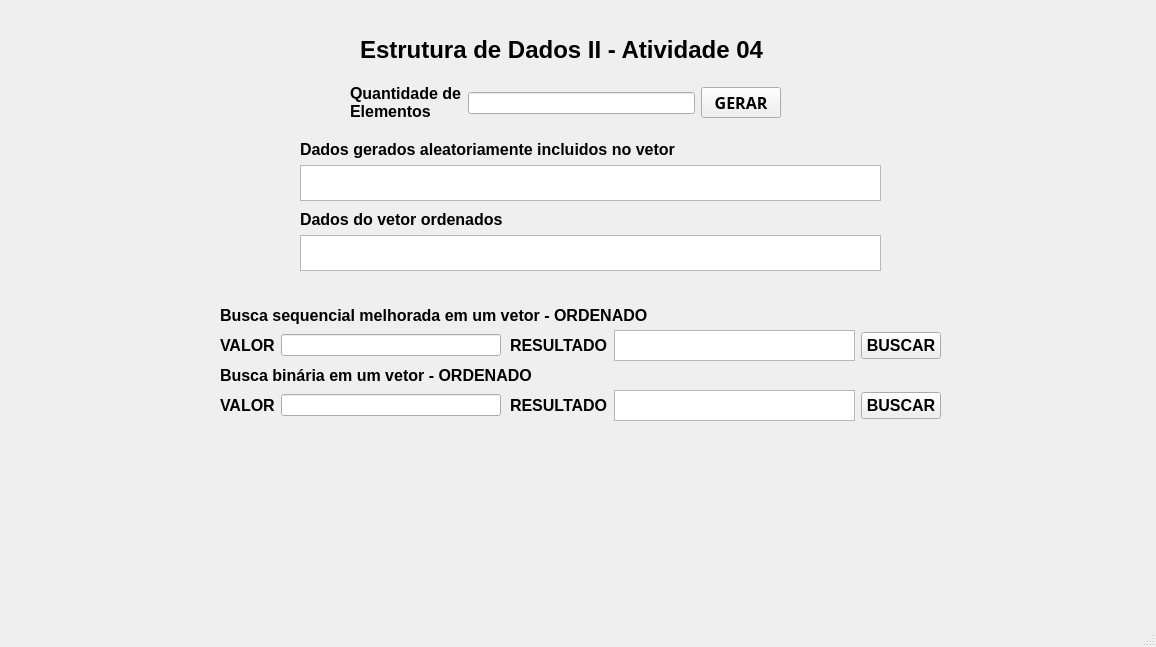
<?xml version="1.0" encoding="UTF-8"?>
<ui version="4.0">
 <class>MainWindow</class>
 <widget class="QMainWindow" name="MainWindow">
  <property name="geometry">
   <rect>
    <x>0</x>
    <y>0</y>
    <width>1156</width>
    <height>647</height>
   </rect>
  </property>
  <property name="windowTitle">
   <string>MainWindow</string>
  </property>
  <widget class="QWidget" name="centralwidget">
   <property name="styleSheet">
    <string notr="true"/>
   </property>
   <widget class="QLabel" name="label">
    <property name="geometry">
     <rect>
      <x>360</x>
      <y>30</y>
      <width>411</width>
      <height>41</height>
     </rect>
    </property>
    <property name="text">
     <string>&lt;html&gt;&lt;head/&gt;&lt;body&gt;&lt;p&gt;&lt;span style=&quot; font-size:18pt; font-weight:700; color:#000000;&quot;&gt;Estrutura de Dados II - Atividade 04&lt;/span&gt;&lt;/p&gt;&lt;/body&gt;&lt;/html&gt;</string>
    </property>
   </widget>
   <widget class="QLabel" name="label_6">
    <property name="geometry">
     <rect>
      <x>100</x>
      <y>40</y>
      <width>91</width>
      <height>111</height>
     </rect>
    </property>
    <property name="text">
     <string/>
    </property>
    <property name="pixmap">
     <pixmap resource="fotos.qrc">:/new/fotos/Fotos/5381b99b-744e-4884-991c-aff57dbb6a9a (1).jpeg</pixmap>
    </property>
    <property name="scaledContents">
     <bool>true</bool>
    </property>
   </widget>
   <widget class="QLabel" name="label_7">
    <property name="geometry">
     <rect>
      <x>970</x>
      <y>30</y>
      <width>91</width>
      <height>121</height>
     </rect>
    </property>
    <property name="text">
     <string/>
    </property>
    <property name="pixmap">
     <pixmap resource="fotos.qrc">:/new/fotos/Fotos/puc-goias-vertical-logo-6B1DC20460-seeklogo.com.png</pixmap>
    </property>
    <property name="scaledContents">
     <bool>true</bool>
    </property>
   </widget>
   <widget class="QWidget" name="layoutWidget">
    <property name="geometry">
     <rect>
      <x>350</x>
      <y>80</y>
      <width>431</width>
      <height>46</height>
     </rect>
    </property>
    <layout class="QHBoxLayout" name="horizontalLayout">
     <item>
      <widget class="QLabel" name="label_2">
       <property name="text">
        <string>&lt;html&gt;&lt;head/&gt;&lt;body&gt;&lt;p&gt;&lt;span style=&quot; font-size:12pt; font-weight:700; color:#000000;&quot;&gt;Quantidade de&lt;br/&gt;Elementos&lt;/span&gt;&lt;/p&gt;&lt;/body&gt;&lt;/html&gt;</string>
       </property>
      </widget>
     </item>
     <item>
      <widget class="QLineEdit" name="lineEditQuantElementos"/>
     </item>
     <item>
      <widget class="QPushButton" name="pushButtonGerar">
       <property name="font">
        <font>
         <family>Ubuntu Condensed</family>
         <pointsize>12</pointsize>
         <bold>true</bold>
        </font>
       </property>
       <property name="text">
        <string>GERAR</string>
       </property>
      </widget>
     </item>
    </layout>
   </widget>
   <widget class="QWidget" name="layoutWidget">
    <property name="geometry">
     <rect>
      <x>300</x>
      <y>140</y>
      <width>581</width>
      <height>61</height>
     </rect>
    </property>
    <layout class="QVBoxLayout" name="verticalLayout">
     <item>
      <widget class="QLabel" name="label_3">
       <property name="text">
        <string>&lt;html&gt;&lt;head/&gt;&lt;body&gt;&lt;p&gt;&lt;span style=&quot; font-size:12pt; font-weight:700; color:#000000;&quot;&gt;Dados gerados aleatoriamente incluidos no vetor&lt;/span&gt;&lt;/p&gt;&lt;/body&gt;&lt;/html&gt;</string>
       </property>
      </widget>
     </item>
     <item>
      <widget class="QTextEdit" name="textEditSaida">
       <property name="readOnly">
        <bool>true</bool>
       </property>
      </widget>
     </item>
    </layout>
   </widget>
   <widget class="QWidget" name="layoutWidget">
    <property name="geometry">
     <rect>
      <x>510</x>
      <y>330</y>
      <width>431</width>
      <height>31</height>
     </rect>
    </property>
    <layout class="QHBoxLayout" name="horizontalLayout_3">
     <item>
      <widget class="QLabel" name="label_5">
       <property name="text">
        <string>&lt;html&gt;&lt;head/&gt;&lt;body&gt;&lt;p&gt;&lt;span style=&quot; font-size:12pt; font-weight:700; color:#000000;&quot;&gt;RESULTADO&lt;/span&gt;&lt;/p&gt;&lt;/body&gt;&lt;/html&gt;</string>
       </property>
      </widget>
     </item>
     <item>
      <widget class="QTextEdit" name="textEditResultado">
       <property name="readOnly">
        <bool>true</bool>
       </property>
      </widget>
     </item>
     <item>
      <widget class="QPushButton" name="pushButton">
       <property name="font">
        <font>
         <pointsize>12</pointsize>
         <bold>true</bold>
        </font>
       </property>
       <property name="text">
        <string>BUSCAR</string>
       </property>
      </widget>
     </item>
    </layout>
   </widget>
   <widget class="QWidget" name="layoutWidget">
    <property name="geometry">
     <rect>
      <x>300</x>
      <y>210</y>
      <width>581</width>
      <height>61</height>
     </rect>
    </property>
    <layout class="QVBoxLayout" name="verticalLayout_2">
     <item>
      <widget class="QLabel" name="label_8">
       <property name="text">
        <string>&lt;html&gt;&lt;head/&gt;&lt;body&gt;&lt;p&gt;&lt;span style=&quot; font-size:12pt; font-weight:700;&quot;&gt;Dados do vetor ordenados&lt;/span&gt;&lt;/p&gt;&lt;/body&gt;&lt;/html&gt;</string>
       </property>
      </widget>
     </item>
     <item>
      <widget class="QTextEdit" name="textEditSelectionSort">
       <property name="readOnly">
        <bool>true</bool>
       </property>
      </widget>
     </item>
    </layout>
   </widget>
   <widget class="QWidget" name="layoutWidget">
    <property name="geometry">
     <rect>
      <x>220</x>
      <y>330</y>
      <width>281</width>
      <height>31</height>
     </rect>
    </property>
    <layout class="QHBoxLayout" name="horizontalLayout_4">
     <item>
      <widget class="QLabel" name="label_9">
       <property name="text">
        <string>&lt;html&gt;&lt;head/&gt;&lt;body&gt;&lt;p&gt;&lt;span style=&quot; font-size:12pt; font-weight:700;&quot;&gt;VALOR&lt;/span&gt;&lt;/p&gt;&lt;/body&gt;&lt;/html&gt;</string>
       </property>
      </widget>
     </item>
     <item>
      <widget class="QLineEdit" name="lineEditValor"/>
     </item>
    </layout>
   </widget>
   <widget class="QLabel" name="label_4">
    <property name="geometry">
     <rect>
      <x>220</x>
      <y>300</y>
      <width>431</width>
      <height>31</height>
     </rect>
    </property>
    <property name="text">
     <string>&lt;html&gt;&lt;head/&gt;&lt;body&gt;&lt;p&gt;&lt;span style=&quot; font-size:12pt; font-weight:700;&quot;&gt;Busca sequencial melhorada em um vetor - ORDENADO&lt;/span&gt;&lt;/p&gt;&lt;/body&gt;&lt;/html&gt;</string>
    </property>
   </widget>
   <widget class="QLabel" name="label_10">
    <property name="geometry">
     <rect>
      <x>220</x>
      <y>365</y>
      <width>311</width>
      <height>21</height>
     </rect>
    </property>
    <property name="text">
     <string>&lt;html&gt;&lt;head/&gt;&lt;body&gt;&lt;p&gt;&lt;span style=&quot; font-size:12pt; font-weight:700;&quot;&gt;Busca binária em um vetor - ORDENADO&lt;/span&gt;&lt;/p&gt;&lt;/body&gt;&lt;/html&gt;</string>
    </property>
   </widget>
   <widget class="QWidget" name="layoutWidget">
    <property name="geometry">
     <rect>
      <x>220</x>
      <y>390</y>
      <width>281</width>
      <height>31</height>
     </rect>
    </property>
    <layout class="QHBoxLayout" name="horizontalLayout_2">
     <item>
      <widget class="QLabel" name="label_11">
       <property name="text">
        <string>&lt;html&gt;&lt;head/&gt;&lt;body&gt;&lt;p&gt;&lt;span style=&quot; font-size:12pt; font-weight:700;&quot;&gt;VALOR&lt;/span&gt;&lt;/p&gt;&lt;/body&gt;&lt;/html&gt;</string>
       </property>
      </widget>
     </item>
     <item>
      <widget class="QLineEdit" name="lineEditValorBi"/>
     </item>
    </layout>
   </widget>
   <widget class="QWidget" name="layoutWidget">
    <property name="geometry">
     <rect>
      <x>510</x>
      <y>390</y>
      <width>431</width>
      <height>31</height>
     </rect>
    </property>
    <layout class="QHBoxLayout" name="horizontalLayout_5">
     <item>
      <widget class="QLabel" name="label_12">
       <property name="text">
        <string>&lt;html&gt;&lt;head/&gt;&lt;body&gt;&lt;p&gt;&lt;span style=&quot; font-size:12pt; font-weight:700;&quot;&gt;RESULTADO&lt;/span&gt;&lt;/p&gt;&lt;/body&gt;&lt;/html&gt;</string>
       </property>
      </widget>
     </item>
     <item>
      <widget class="QTextEdit" name="textEditResultadoBi"/>
     </item>
     <item>
      <widget class="QPushButton" name="pushButtonBinario">
       <property name="font">
        <font>
         <pointsize>12</pointsize>
         <bold>true</bold>
        </font>
       </property>
       <property name="text">
        <string>BUSCAR</string>
       </property>
      </widget>
     </item>
    </layout>
   </widget>
  </widget>
  <widget class="QMenuBar" name="menubar">
   <property name="geometry">
    <rect>
     <x>0</x>
     <y>0</y>
     <width>1156</width>
     <height>21</height>
    </rect>
   </property>
  </widget>
  <widget class="QStatusBar" name="statusbar"/>
 </widget>
 <resources>
  <include location="fotos.qrc"/>
 </resources>
 <connections/>
</ui>
